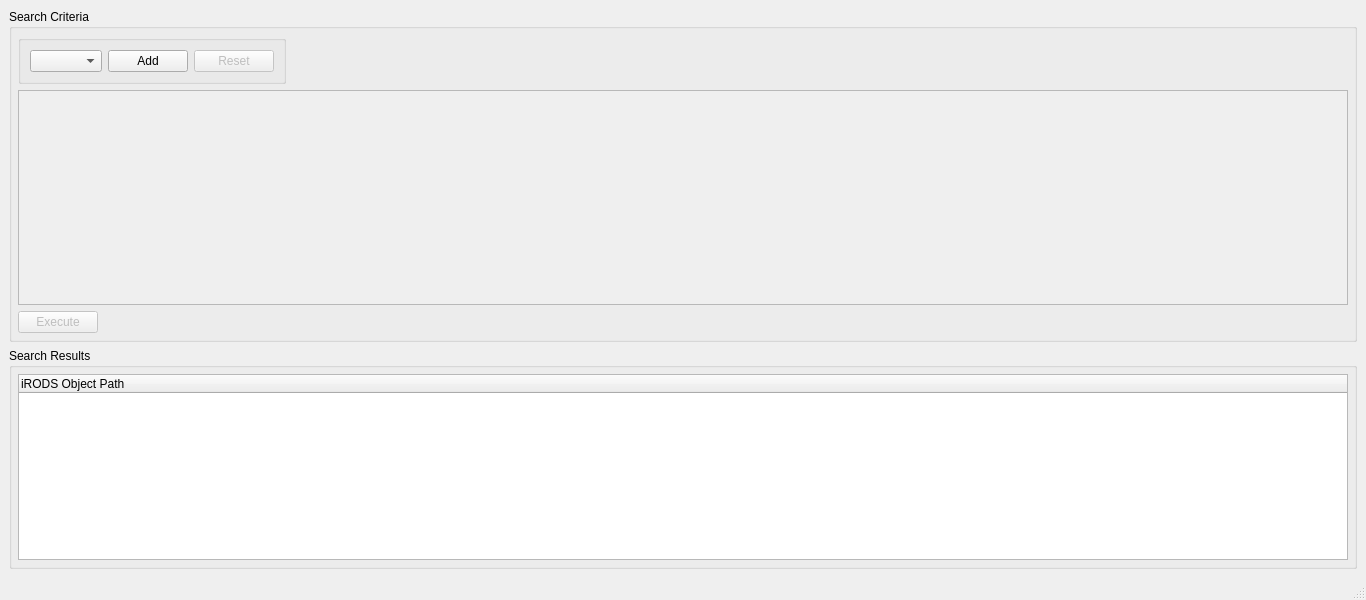
<?xml version="1.0" encoding="UTF-8"?>
<ui version="4.0">
 <class>RodsFindWindow</class>
 <widget class="QMainWindow" name="RodsFindWindow">
  <property name="geometry">
   <rect>
    <x>0</x>
    <y>0</y>
    <width>1366</width>
    <height>600</height>
   </rect>
  </property>
  <property name="sizeIncrement">
   <size>
    <width>0</width>
    <height>0</height>
   </size>
  </property>
  <property name="windowTitle">
   <string>iRODS Object Finder</string>
  </property>
  <widget class="QWidget" name="centralwidget">
   <layout class="QVBoxLayout" name="verticalLayout">
    <item>
     <widget class="QGroupBox" name="criteriaBox">
      <property name="title">
       <string>Search Criteria</string>
      </property>
      <layout class="QVBoxLayout" name="verticalLayout_2">
       <property name="leftMargin">
        <number>6</number>
       </property>
       <property name="topMargin">
        <number>6</number>
       </property>
       <property name="rightMargin">
        <number>6</number>
       </property>
       <property name="bottomMargin">
        <number>6</number>
       </property>
       <item alignment="Qt::AlignLeft">
        <widget class="QGroupBox" name="conditionBox">
         <property name="minimumSize">
          <size>
           <width>83</width>
           <height>0</height>
          </size>
         </property>
         <property name="title">
          <string/>
         </property>
         <layout class="QHBoxLayout" name="horizontalLayout">
          <item>
           <widget class="QComboBox" name="condSel"/>
          </item>
          <item>
           <widget class="QPushButton" name="condAdd">
            <property name="text">
             <string>Add</string>
            </property>
           </widget>
          </item>
          <item>
           <widget class="QPushButton" name="resetButton">
            <property name="enabled">
             <bool>false</bool>
            </property>
            <property name="text">
             <string>Reset</string>
            </property>
           </widget>
          </item>
         </layout>
        </widget>
       </item>
       <item alignment="Qt::AlignTop">
        <widget class="QScrollArea" name="criteriaScroll">
         <property name="sizePolicy">
          <sizepolicy hsizetype="MinimumExpanding" vsizetype="MinimumExpanding">
           <horstretch>0</horstretch>
           <verstretch>0</verstretch>
          </sizepolicy>
         </property>
         <property name="minimumSize">
          <size>
           <width>0</width>
           <height>215</height>
          </size>
         </property>
         <property name="maximumSize">
          <size>
           <width>16777215</width>
           <height>500</height>
          </size>
         </property>
         <property name="sizeIncrement">
          <size>
           <width>0</width>
           <height>50</height>
          </size>
         </property>
         <property name="sizeAdjustPolicy">
          <enum>QAbstractScrollArea::AdjustToContents</enum>
         </property>
         <property name="widgetResizable">
          <bool>true</bool>
         </property>
         <property name="alignment">
          <set>Qt::AlignLeading|Qt::AlignLeft|Qt::AlignTop</set>
         </property>
         <widget class="QWidget" name="scrollAreaWidgetContents">
          <property name="geometry">
           <rect>
            <x>0</x>
            <y>0</y>
            <width>1322</width>
            <height>213</height>
           </rect>
          </property>
          <layout class="QVBoxLayout" name="verticalLayout_3">
           <item>
            <layout class="QVBoxLayout" name="criteriaLayout"/>
           </item>
          </layout>
         </widget>
        </widget>
       </item>
       <item alignment="Qt::AlignLeft">
        <widget class="QPushButton" name="executeButton">
         <property name="enabled">
          <bool>false</bool>
         </property>
         <property name="text">
          <string>Execute</string>
         </property>
         <property name="autoDefault">
          <bool>true</bool>
         </property>
         <property name="default">
          <bool>true</bool>
         </property>
        </widget>
       </item>
      </layout>
     </widget>
    </item>
    <item>
     <widget class="QGroupBox" name="resultsBox">
      <property name="title">
       <string>Search Results</string>
      </property>
      <layout class="QVBoxLayout" name="verticalLayout_4">
       <property name="leftMargin">
        <number>6</number>
       </property>
       <property name="topMargin">
        <number>6</number>
       </property>
       <property name="rightMargin">
        <number>6</number>
       </property>
       <property name="bottomMargin">
        <number>6</number>
       </property>
       <item>
        <widget class="QTreeWidget" name="treeWidget">
         <column>
          <property name="text">
           <string>iRODS Object Path</string>
          </property>
         </column>
        </widget>
       </item>
      </layout>
     </widget>
    </item>
   </layout>
  </widget>
  <widget class="QStatusBar" name="statusbar"/>
 </widget>
 <resources/>
 <connections/>
</ui>
